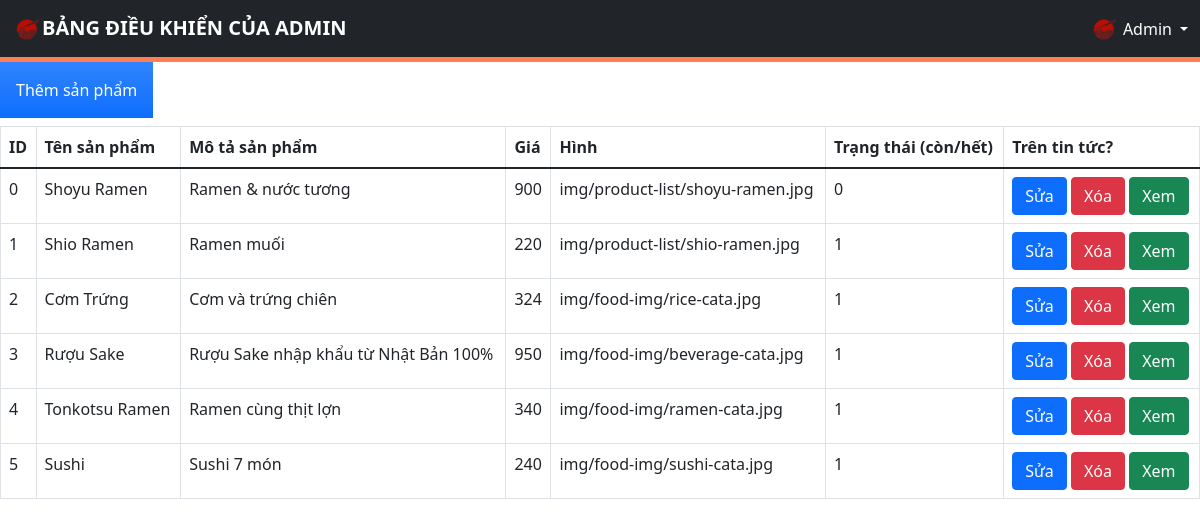
/admin/productManagement.php, run on an earlier commit of the app's database.
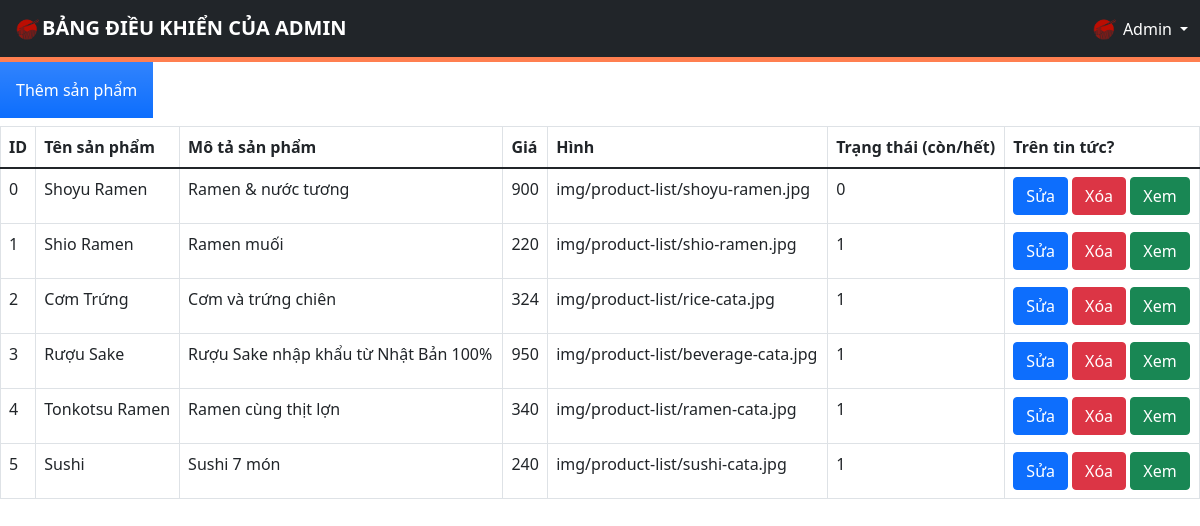
And on a later commit of the database.
### tables this page shows
CREATE TABLE `product` (
  `id` int(10) UNSIGNED NOT NULL,
  `name` varchar(100) NOT NULL,
  `description` text NOT NULL,
  `price` float UNSIGNED NOT NULL,
  `img_path` text NOT NULL,
  `status` tinyint(1) NOT NULL DEFAULT 1 COMMENT '0: hết hàng, 1: còn hàng'
);

### admin/productManagement.php (the view, shortened to what this page needs)
<!DOCTYPE html>
<html lang="en">
<head>
  <link href="https://cdnjs.cloudflare.com/ajax/libs/font-awesome/5.9.0/css/all.min.css" rel="stylesheet">
  <link href="https://cdn.jsdelivr.net/npm/bootstrap@5.1.3/dist/css/bootstrap.min.css" rel="stylesheet">
  <link rel="stylesheet" href="admin-styles/styles.css">
</head>
<body>
  <div>
    <?php $IPATH = $_SERVER["DOCUMENT_ROOT"]."/btl-web/admin/";
    include($IPATH."navbar.php");?>
  </div>
    <form method="post" action="productManagement.php">
      <a href="newProduct.php"><input type="button" class="p-3 mb-2 bg-primary bg-gradient text-white" value="Thêm sản phẩm"></a>
    </form>
    <?php
      include('../config/config.php');
      echo "<table class='table table-bordered'>
              <tr>
                  <th>ID</th>
                  <th>Tên sản phẩm</th>
                  <th>Mô tả sản phẩm</th>
                  <th>Giá</th>
                  <th>Hình</th>
                  <th>Trạng thái (còn/hết)</th>
                  <th>Trên tin tức?</th>
              </tr>
              <tbody>";
      $sql = "SELECT * from product";
      $result = $conn->query($sql);
      if ($result->num_rows > 0) {
        while ($row = $result->fetch_assoc()) {
          $id = $row['id'];
          $name = $row['name'];
          $description = $row['description'];
          $price = $row['price'];
          $img_path = $row['img_path'];
          $status = $row['status'];
          echo "<tr>
                  <td>" . $id . "</td>
                  <td>" . $name . "</td>
                  <td>" . $description . "</td>
                  <td>" . $price . "</td>
                  <td>" . $img_path . "</td>
                  <td>" . $status . "</td>
                  <td>
                    <a href='editProduct.php?id=$id&name=$name&description=$description&price=$price&img_path=$img_path&status=$status'
                      class='btn btn-primary m-r-1em' name='edit'>Sửa</a>
                    <a href='deleteProduct.php?id=$id' class='btn btn-danger'>Xóa</a>
                    <a href='../productInfo.php?prod_id=$id' class='btn btn-success'>Xem</a>
                  </td>
                </tr>";
        }
        echo "</tbody></table>";
      }
    ?>
</body>
</html>

What changed in the data, as far as the page shows it:
changed product "Cơm Trứng": img_path "img/food-img/rice-cata.jpg" → "img/product-list/rice-cata.jpg"
changed product "Rượu Sake": img_path "img/food-img/beverage-cata.jpg" → "img/product-list/beverage-cata.jpg"
changed product "Tonkotsu Ramen": img_path "img/food-img/ramen-cata.jpg" → "img/product-list/ramen-cata.jpg"
changed product "Sushi": img_path "img/food-img/sushi-cata.jpg" → "img/product-list/sushi-cata.jpg"
